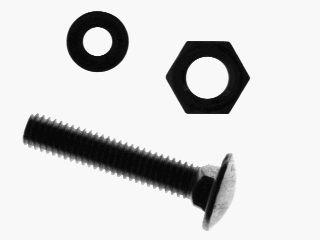
#> input picture lab01/Hardware.png, 320 x 240 px
$ jupyter execute Q3.ipynb
#> lines starting #> are read from the running program, lines starting #| are printed output that depends on the picture; after the words box and inside, x2 and y2 are one past the last pixel; in counts of white or black regions, pixels touching at a corner belong together
# Image Thresholding
If value is above, it is object
If it is below or equal, it is background

[cell 1]
#Load images
import cv2
import numpy as np
import matplotlib.pyplot as plt

[cell 2]
# Hardware image
img = cv2.imread("Hardware.png", cv2.IMREAD_GRAYSCALE)
#> img is the input picture: shape (240, 320); min 4, max 248, mean 211.9

# Calculate the histogram
hist = cv2.calcHist([img], [0], None, [256], [0, 256])
#> hist = 256 values, max 62535 at index 248, min 0 at index 0, mean 300

# Otsu's Method
ret1,th1 = cv2.threshold(img,0,255,cv2.THRESH_BINARY+cv2.THRESH_OTSU)
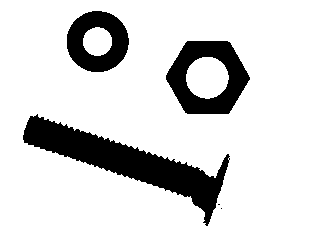
#> th1: shape (240, 320); 84.4% white; 5 black regions (2 under 20 px), largest, box (x1, y1, x2, y2) and area: (23, 114, 230, 226) 6375, (166, 41, 250, 114) 3269, (67, 11, 129, 72) 2321
#> ret1 = 136

#IsoData method
t = 0.4
while True:
    # Create a boolean mask where True represents values less than the threshold
    mask = img < t*255
    # Calculate the mean of elements that satisfy the condition
    mu1 = np.mean(img[mask])
    mask2 = img >= t*255
    mu2 = np.mean(img[mask2])

    tNew = ((mu1 + mu2)/2)/255

    if (abs(t - tNew) < 0.01):
       break
    t = tNew
#> this loop made 3 passes
#> (mu1, mu2, tNew, t) on passes 1 to 2: (21.8, 244.6, 0.522, 0.522), (26.89, 245.8, 0.535, 0.535)
#> (mu1, mu2, tNew) on pass 3: (27.55, 245.9, 0.536)
#> pass 1, `mask = img < t*255`:
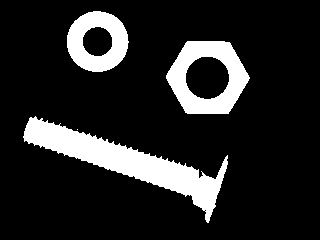
#> mask: shape (240, 320) bool; 14.7% white; 4 white regions (1 under 20 px), largest, box (x1, y1, x2, y2) and area: (23, 116, 228, 223) 5751, (166, 41, 250, 114) 3224, (67, 11, 129, 72) 2282
    # print("Isodata Threshold = "+ t.astype(str))


ret2,th2 = cv2.threshold(img,int(255*t),255,cv2.THRESH_BINARY)
#> ret2 = 136

### Triangle method
_, th3 = cv2.threshold(img, 0, 255, cv2.THRESH_BINARY + cv2.THRESH_TRIANGLE)
#> th3: shape (240, 320); 81.4% white; 4 black regions (1 under 20 px), largest, box (x1, y1, x2, y2) and area: (22, 113, 238, 231) 8317, (165, 41, 251, 114) 3463, (66, 11, 130, 73) 2484

#### Create a figure with three subplots###
fig, (ax1, ax2, ax3, ax4, ax5) = plt.subplots(1, 5, figsize=(25, 5))

# Plot the image in the first subplot
ax1.set_title('Image')
ax1.imshow(img, cmap='gray')
ax1.axis('off')

# Plot the histogram in the second subplot
ax2.set_title('Histogram')
ax2.plot(hist, color='black')
ax2.set_xlim([0, 256])

# Otsu's
ax3.set_title('Otsu Threshold')
ax3.imshow(th1, cmap='gray')
ax3.axis('off')

# Isodata
ax4.set_title('Isodata')
ax4.imshow(th2, cmap='gray')
ax4.axis('off')

# Triangle
ax5.set_title('Triangle')
ax5.imshow(th3, cmap='gray')
ax5.axis('off')


plt.show()
#> figure, not shown here; panel 2: curve peaks at x = 248, y = 62535

[cell 3]
# Nuclei
img = cv2.imread("Nuclei.png", cv2.IMREAD_GRAYSCALE)
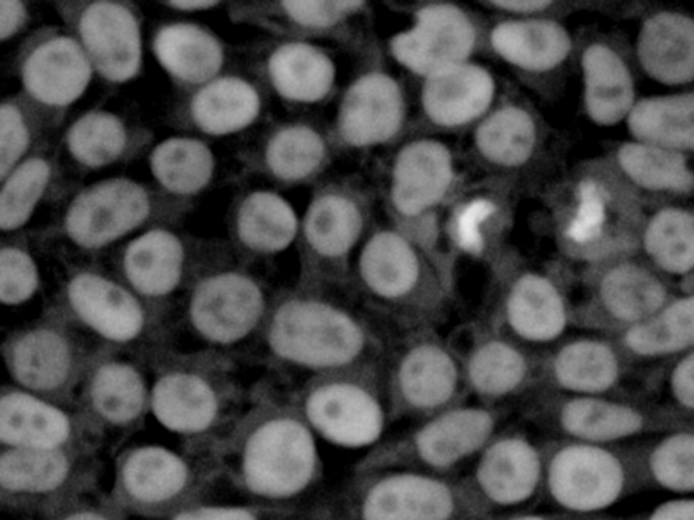
#> input picture lab01/Nuclei.png, 694 x 520 px
#> img is the input picture: shape (520, 694); min 0, max 235, mean 74
# Calculate the histogram
hist = cv2.calcHist([img], [0], None, [256], [0, 256])
#> hist = 256 values, max 18782 at index 0, min 0 at index 1, mean 1409.7

# Otsu's Method
ret1,th1 = cv2.threshold(img,0,255,cv2.THRESH_BINARY+cv2.THRESH_OTSU)
#> th1: shape (520, 694); 44.8% white; 62 white regions (8 under 20 px), largest, box (x1, y1, x2, y2) and area: (583, 45, 694, 191) 8403, (392, 4, 494, 127) 7782, (361, 141, 459, 298) 7647
#> ret1 = 78

#IsoData method
t = 0.4
while True:
    # Create a boolean mask where True represents values less than the threshold
    mask = img < t*255
    # Calculate the mean of elements that satisfy the condition
    mu1 = np.mean(img[mask])
    mask2 = img >= t*255
    mu2 = np.mean(img[mask2])

    tNew = ((mu1 + mu2)/2)/255

    if (abs(t - tNew) < 0.01):
       break
    t = tNew
#> this loop made 3 passes
#> (mu1, mu2, tNew, t) on passes 1 to 2: (39.93, 132.8, 0.339, 0.339), (34.18, 127.4, 0.317, 0.317)
#> (mu1, mu2, tNew) on pass 3: (32.93, 126, 0.312)
#> pass 1, `mask = img < t*255`:
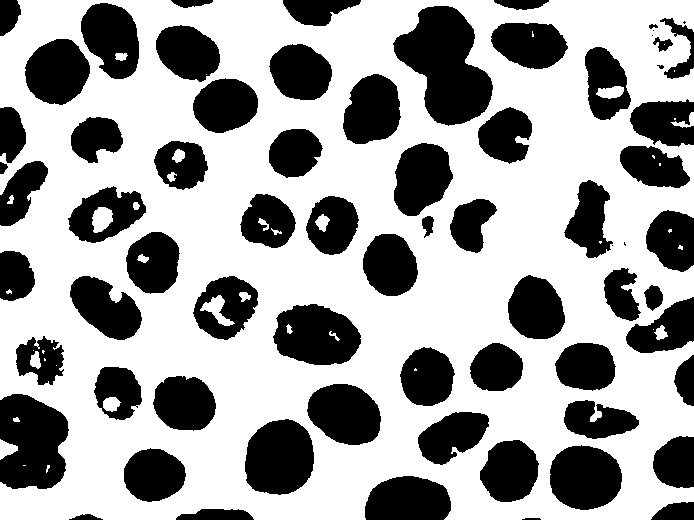
#> mask: shape (520, 694) bool; 63.3% white; 70 black regions (6 under 20 px), largest, box (x1, y1, x2, y2) and area: (393, 6, 493, 126) 7164, (0, 394, 69, 489) 5239, (245, 419, 314, 495) 4208
    # print("Isodata Threshold = "+ t.astype(str))


ret2,th2 = cv2.threshold(img,int(255*t),255,cv2.THRESH_BINARY)
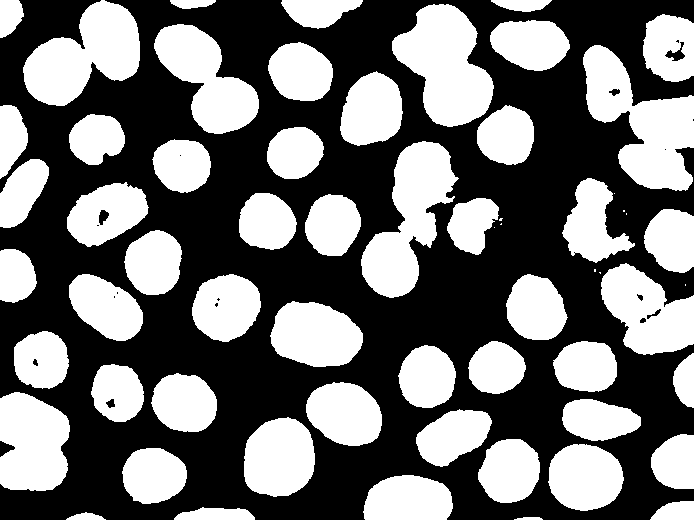
#> th2: shape (520, 694); 44.1% white; 62 white regions (9 under 20 px), largest, box (x1, y1, x2, y2) and area: (583, 45, 694, 191) 8275, (392, 4, 494, 127) 7713, (361, 141, 459, 298) 7509
#> ret2 = 80

### Triangle method
## Find max position of histogram
histMaxX = int(hist.argmax())
#> histMaxX = 0
histMaxY = int(hist[histMaxX])
#> histMaxY = 18782
p1 = np.array([histMaxX,histMaxY])
#> p1 = [0, 18782]

## find highest grey value
# Find the indices (bins) where the highest non-zero values occur
non_zero_indices = np.where(hist > 0)
#> non_zero_indices = 103 positions, rows 0 to 235, columns 0 to 0
# Find the bin with the highest non-zero value
greyMaxX = 0
for idx, val in np.ndenumerate(hist):
    #print("idx: " + str(idx) + " val: " +  str(int(val)))
    if int(val) > 0:
        greyMaxX = idx[0]
#> this loop made 256 passes
#> (idx, val) on passes 1 to 12: ((0, 0), 18782), ((1, 0), 0), ((2, 0), 3843), ((3, 0), 0), ((4, 0), 4154), ((5, 0), 0), ((6, 0), 4852), ((7, 0), 0), ((8, 0), 0), ((9, 0), 5193), ((10, 0), 0), ((11, 0), 5806)
#print(greyMaxX)
greyMaxY = int(hist[greyMaxX])
#> greyMaxY = 8
p2 = np.array([greyMaxX,greyMaxY])
#> p2 = [235, 8]

# draw the line and get an array
# Calculate the slope (m) and y-intercept (b) of the line
m = (p2[1] - p1[1]) / (p2[0] - p1[0])
#> m = -79.89
b = p1[1] - m * p1[0]
#> b = 18782

# Create an array of length 256 and initialize with zeros
line_array = np.zeros(256, dtype=int)

# Calculate the corresponding y-values and assign them to the array
x_values = np.arange(256)
valid_indices = (x_values >= p1[0]) & (x_values <= p2[0])
line_array[valid_indices] = (m * x_values[valid_indices] + b).astype(int)

# find longest height distance between line and grey value
dist = 0
t_tri = 0
for i in range(histMaxX+1,greyMaxX-1):
    p3 = np.array([i,int(hist[i])])
    d = line_array[i] - p3[1]
    #print(str(d) + str(p1) + str(p2) + str(p3))
    if (d > dist):
        t_tri = i
        dist = d
#> this loop made 233 passes
#> (p3, d, dist) on pass 1: ([1, 0], 18702, 18702)
#> (p3, d) on passes 2 to 7: ([2, 3843], 14779), ([3, 0], 18542), ([4, 4154], 14308), ([5, 0], 18382), ([6, 4852], 13450), ([7, 0], 18222)
#> after the loop, dist = 18702; t_tri = 1

# print(p1)
# print(p2)
#print('dist = ' + str(dist) + ' at: ' + str(t_tri))
ret3,th3 = cv2.threshold(img,int(t_tri),255,cv2.THRESH_BINARY)
#> th3: shape (520, 694); 94.8% white; 124 black regions (65 under 20 px), largest, box (x1, y1, x2, y2) and area: (107, 53, 171, 121) 1607, (185, 187, 232, 238) 1404, (567, 117, 626, 161) 1097
#> ret3 = 1

#### Create a figure with three subplots###
fig, (ax1, ax2, ax3, ax4, ax5) = plt.subplots(1, 5, figsize=(25, 5))

# Plot the image in the first subplot
ax1.set_title('Image')
ax1.imshow(img, cmap='gray')
ax1.axis('off')

# Plot the histogram in the second subplot
ax2.set_title('Histogram')
ax2.plot(hist, color='black')
ax2.set_xlim([0, 256])

# Otsu's
ax3.set_title('Otsu Threshold')
ax3.imshow(th1, cmap='gray')
ax3.axis('off')

# Isodata
ax4.set_title('Isodata')
ax4.imshow(th2, cmap='gray')
ax4.axis('off')

# Triangle
ax5.set_title('Triangle')
ax5.imshow(th3, cmap='gray')
ax5.axis('off')


plt.show()
#> figure, not shown here; panel 2: curve peaks at x = 0, y = 18782

[cell 4]
#Orca
img = cv2.imread("Orca.png", cv2.IMREAD_GRAYSCALE)
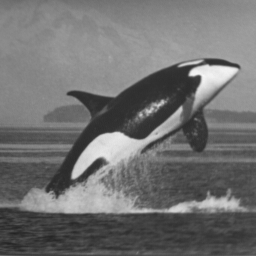
#> input picture lab01/Orca.png, 256 x 256 px
#> img is the input picture: shape (256, 256); min 34, max 248, mean 112.8
# Calculate the histogram
hist = cv2.calcHist([img], [0], None, [256], [0, 256])
#> hist = 256 values, max 1138 at index 134, min 0 at index 0, mean 256

# Otsu's Method
ret1,th1 = cv2.threshold(img,0,255,cv2.THRESH_BINARY+cv2.THRESH_OTSU)
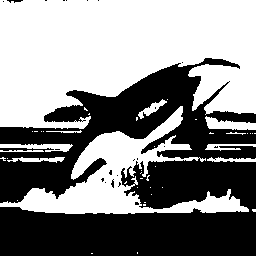
#> th1: shape (256, 256); 53.5% white; 22 black regions (20 under 20 px), largest, box (x1, y1, x2, y2) and area: (0, 58, 256, 256) 30396, (7, 0, 23, 3) 27
#> ret1 = 110

#IsoData method
t = 0.4
while True:
    # Create a boolean mask where True represents values less than the threshold
    mask = img < t*255
    # Calculate the mean of elements that satisfy the condition
    mu1 = np.mean(img[mask])
    mask2 = img >= t*255
    mu2 = np.mean(img[mask2])

    tNew = ((mu1 + mu2)/2)/255

    if (abs(t - tNew) < 0.01):
       break
    t = tNew
#> this loop made 2 passes
#> (mu1, mu2, tNew, t) on pass 1: (69.79, 144.8, 0.421, 0.421)
#> (mu1, mu2, tNew) on pass 2: (71.83, 146.8, 0.429)
#> pass 1, `mask = img < t*255`:
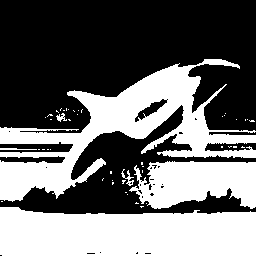
#> mask: shape (256, 256) bool; 42.7% white; 48 white regions (42 under 20 px), largest, box (x1, y1, x2, y2) and area: (0, 59, 256, 202) 12064, (0, 207, 256, 256) 11125, (129, 161, 256, 209) 4495, (121, 169, 134, 186) 71, (0, 148, 37, 150) 54, (56, 113, 67, 122) 48
    # print("Isodata Threshold = "+ t.astype(str))


ret2,th2 = cv2.threshold(img,int(255*t),255,cv2.THRESH_BINARY)
#> th2: shape (256, 256); 54.6% white; 29 black regions (22 under 20 px), largest, box (x1, y1, x2, y2) and area: (0, 58, 256, 203) 13182, (0, 207, 256, 256) 11181, (128, 160, 256, 210) 4734
#> ret2 = 107

### Triangle method
## Find max position of histogram
histMaxX = int(hist.argmax())
#> histMaxX = 134
histMaxY = int(hist[histMaxX])
#> histMaxY = 1138
p1 = np.array([histMaxX,histMaxY])
#> p1 = [134, 1138]

## find highest grey value
# Find the indices (bins) where the highest non-zero values occur
non_zero_indices = np.where(hist > 0)
#> non_zero_indices = 211 positions, rows 34 to 248, columns 0 to 0
# Find the bin with the highest non-zero value
greyMaxX = 0
for idx, val in np.ndenumerate(hist):
    #print("idx: " + str(idx) + " val: " +  str(int(val)))
    if int(val) > 0:
        greyMaxX = idx[0]
#> this loop made 256 passes
#> (idx, val) on passes 1 to 12: ((0, 0), 0), ((1, 0), 0), ((2, 0), 0), ((3, 0), 0), ((4, 0), 0), ((5, 0), 0), ((6, 0), 0), ((7, 0), 0), ((8, 0), 0), ((9, 0), 0), ((10, 0), 0), ((11, 0), 0)
#print(greyMaxX)
greyMaxY = int(hist[greyMaxX])
#> greyMaxY = 1
p2 = np.array([greyMaxX,greyMaxY])
#> p2 = [248, 1]

# draw the line and get an array
# Calculate the slope (m) and y-intercept (b) of the line
m = (p2[1] - p1[1]) / (p2[0] - p1[0])
#> m = -9.97
b = p1[1] - m * p1[0]
#> b = 2474.5

# Create an array of length 256 and initialize with zeros
line_array = np.zeros(256, dtype=int)

# Calculate the corresponding y-values and assign them to the array
x_values = np.arange(256)
valid_indices = (x_values >= p1[0]) & (x_values <= p2[0])
line_array[valid_indices] = (m * x_values[valid_indices] + b).astype(int)

# find longest height distance between line and grey value
dist = 0
t_tri = 0
for i in range(histMaxX+1,greyMaxX-1):
    p3 = np.array([i,int(hist[i])])
    d = line_array[i] - p3[1]
    #print(str(d) + str(p1) + str(p2) + str(p3))
    if (d > dist):
        t_tri = i
        dist = d
#> this loop made 112 passes
#> (p3, d, dist) on passes 1, 2, 3, 4, 5, 6, 7, 25, 26, 27, 28, 29: ([135, 1062], 66, 66), ([136, 979], 139, 139), ([137, 870], 238, 238), ([138, 833], 265, 265), ([139, 657], 431, 431), ([140, 588], 490, 490), ([141, 553], 515, 515), ([159, 287], 601, 601), ([160, 241], 637, 637), ([161, 230], 638, 638), ([162, 177], 681, 681), ([163, 166], 682, 682)
#> (p3, d) on passes 8 to 13: ([142, 553], 505), ([143, 632], 416), ([144, 712], 326), ([145, 705], 323), ([146, 819], 199), ([147, 899], 109)
#> after the loop, dist = 742; t_tri = 167

# print(p1)
# print(p2)
#print('dist = ' + str(dist) + ' at: ' + str(t_tri))
ret3,th3 = cv2.threshold(img,int(t_tri),255,cv2.THRESH_BINARY)
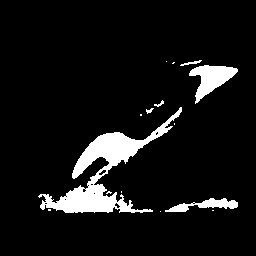
#> th3: shape (256, 256); 7.8% white; 15 white regions (9 under 20 px), largest, box (x1, y1, x2, y2) and area: (38, 107, 182, 213) 3627, (189, 65, 238, 104) 886, (165, 198, 238, 212) 461, (180, 60, 202, 66) 47, (154, 100, 164, 107) 27, (146, 108, 154, 114) 24
#> ret3 = 167

#### Create a figure with three subplots###
fig, (ax1, ax2, ax3, ax4, ax5) = plt.subplots(1, 5, figsize=(25, 5))

# Plot the image in the first subplot
ax1.set_title('Image')
ax1.imshow(img, cmap='gray')
ax1.axis('off')

# Plot the histogram in the second subplot
ax2.set_title('Histogram')
ax2.plot(hist, color='black')
ax2.set_xlim([0, 256])

# Otsu's
ax3.set_title('Otsu Threshold')
ax3.imshow(th1, cmap='gray')
ax3.axis('off')

# Isodata
ax4.set_title('Isodata')
ax4.imshow(th2, cmap='gray')
ax4.axis('off')

# Triangle
ax5.set_title('Triangle')
ax5.imshow(th3, cmap='gray')
ax5.axis('off')


plt.show()
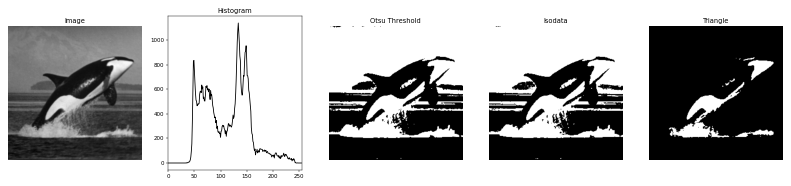
#> figure drawn by matplotlib, 5 panels; panel 2: curve peaks at x = 134, y = 1138
